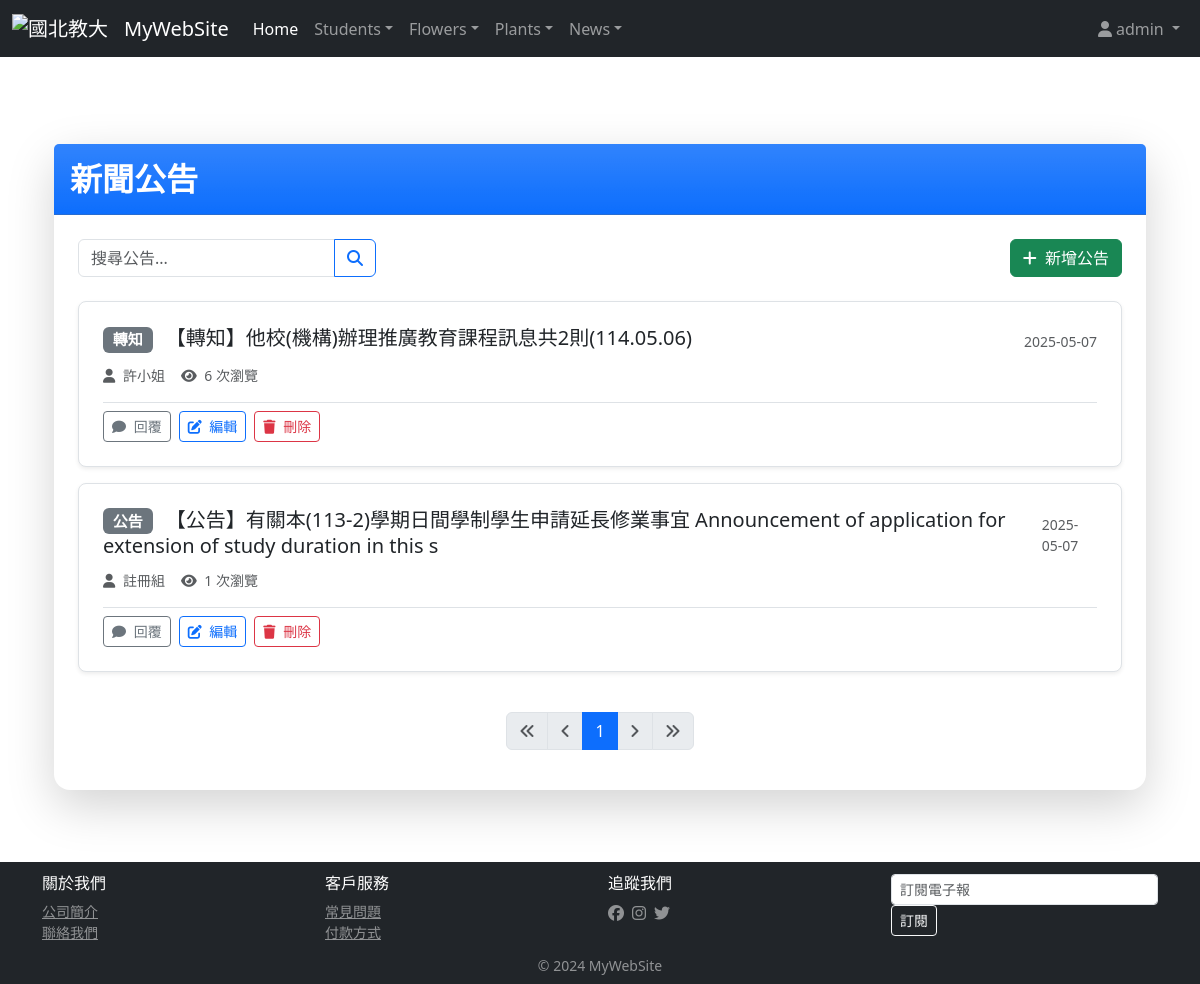
Page /news/ (signed in) on the earlier database version.
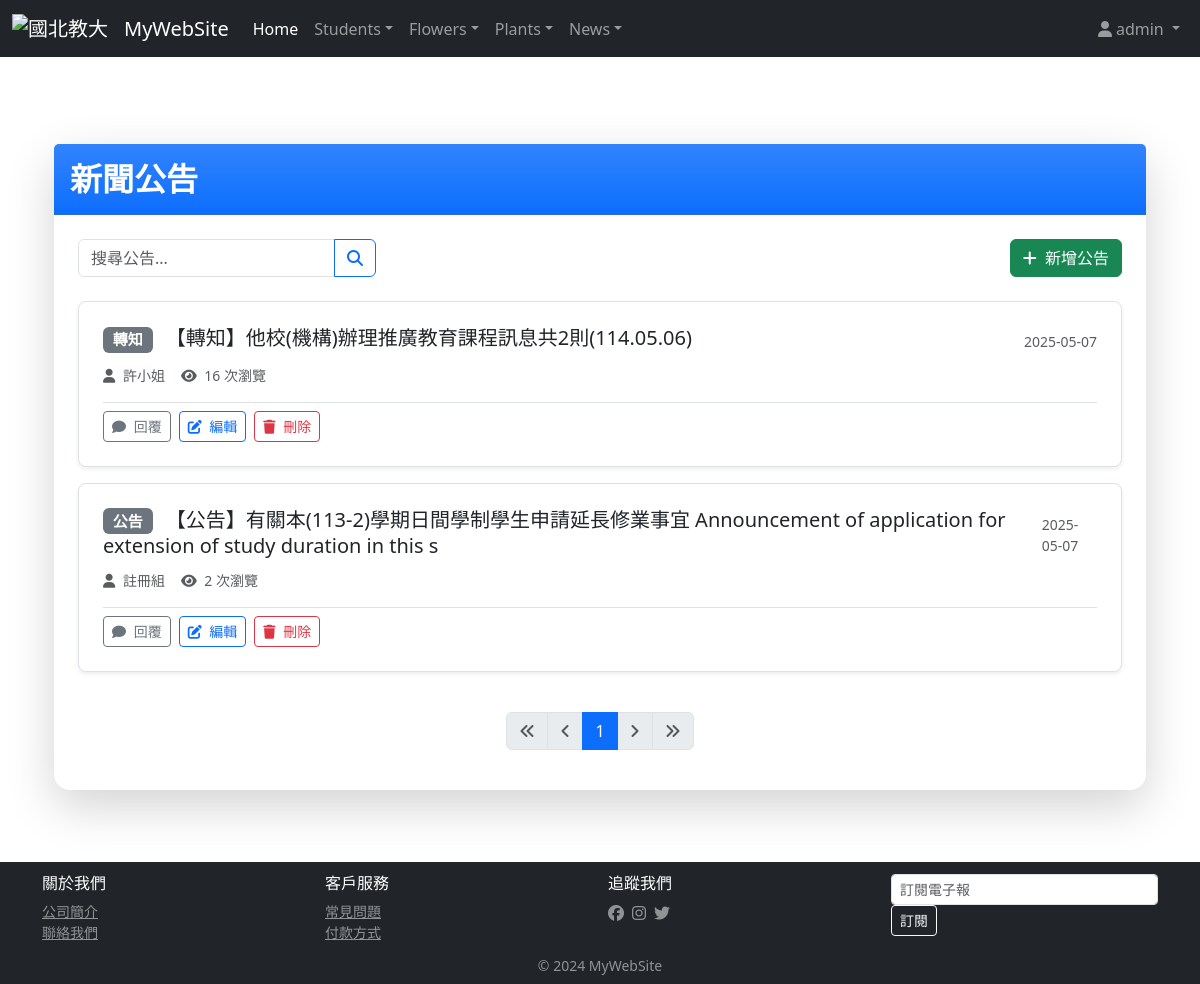
Same page on the later database version.
### news/models.py (models this page shows, shortened)
class NewsUnit(models.Model):
    category = models.ForeignKey(Category, null=True, on_delete=models.PROTECT)
    author = models.CharField(max_length=20, null=False)
    title = models.CharField(max_length=100, null=False)
    content = models.TextField(null=False)
    pub_date = models.DateTimeField(auto_now_add=True)
    is_show  = models.BooleanField(default=False)
    click_count = models.IntegerField(default=0)
    image = models.ImageField(upload_to='news_images/', null=True, blank=True)
    link = models.URLField(null=True, blank=True)

class Category(models.Model):
    title = models.CharField(max_length=255, default="")
    def __str__(self):
        return self.title

### news/views.py (the view)
# urls.py: path('news/', newsViews.index),
@login_required
def index(request):
    newsData = NewsUnit.objects.all().order_by('id')
    paginator = Paginator(newsData, 10)
    page_number = request.GET.get('page')
    page_obj = paginator.get_page(page_number)
    return render(request, "news/index.html", locals())

### templates/news/index.html (shortened to what the changed rows need)
{% extends 'base.html' %}
{% block content %}
<div class="container py-5">
    <div class="card shadow-lg border-0 rounded-4 mb-4">
        <div class="card-header bg-gradient bg-primary text-white py-3">
            <h1 class="h2 fw-bold mb-0">新聞公告</h1>
        </div>
        <div class="card-body p-4">
            <div class="list-group">
                {% for newsItem in page_obj %}
                <div class="list-group-item list-group-item-action p-4 border mb-3 rounded-3 shadow-sm">
                    <div class="d-flex justify-content-between align-items-center">
                        <h3 class="h5 mb-1">
                            <span class="badge bg-secondary me-2">{{ newsItem.category }}</span>
                            <a href="{% url 'detail' newsItem.id %}" class="text-decoration-none text-dark stretched-link">
                                {{ newsItem.title }}
                            </a>
                        </h3>
                        <small class="text-muted">{{ newsItem.pub_date|date:"Y-m-d" }}</small>
                    </div>
                    <div class="d-flex align-items-center mt-2 text-muted small">
                        <span class="me-3">
                            <i class="fas fa-user me-1"></i> {{ newsItem.author }}
                        </span>
                        <span>
                            <i class="fas fa-eye me-1"></i> {{ newsItem.click_count }} 次瀏覽
                        </span>
                    </div>
                    {% if user.is_authenticated %}
                    <div class="mt-3 pt-2 border-top d-flex">
                        <a href="{% url 'detail' newsItem.id %}#reply" class="btn btn-sm btn-outline-secondary me-2">
                            <i class="fas fa-comment me-1"></i> 回覆
                        </a>
                        {% if user.is_staff %}
                        <a href="{% url 'edit_news' newsItem.id %}" class="btn btn-sm btn-outline-primary me-2">
                            <i class="fas fa-edit me-1"></i> 編輯
                        </a>
                        <a href="{% url 'delete_news' newsItem.id %}" class="btn btn-sm btn-outline-danger">
                            <i class="fas fa-trash me-1"></i> 刪除
                        </a>
                        {% endif %}
                    </div>
                    {% endif %}
                </div>
                {% endfor %}
            </div>
        </div>
    </div>
</div>
{% endblock %}

Differences in the rows shown:
changed NewsUnit "【轉知】他校(機構)辦理推廣教育課程訊息共2則(114.05.06)": click_count "6" → "16"
changed NewsUnit "註冊組": click_count "1" → "2"
